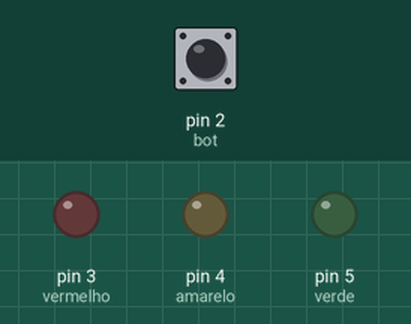
The sketch below on a simulated Arduino Uno, built with avr-gcc and run on an emulated ATmega328P. Parts: output pins drawn as LEDs (lit = HIGH). The test bench sets the inputs (shaded band); at power-on: pin 2 (bot) LOW.

Above: at 1.2 s.
1.3 s: pin 2 (bot) pulled HIGH for 0.15 s
At 2.0 s:
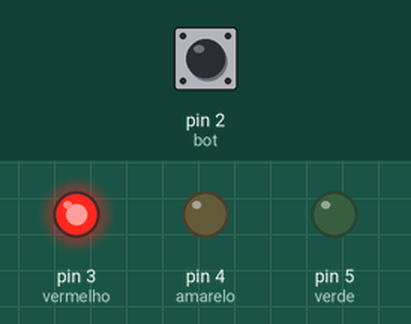
2.9 s: pin 2 (bot) pulled HIGH for 1 s
At 4.4 s:
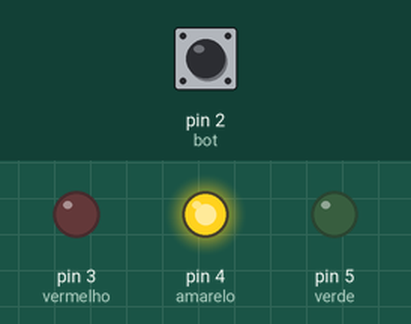
5.4 s: pin 2 (bot) pulled HIGH for 0.15 s
At 6.3 s:
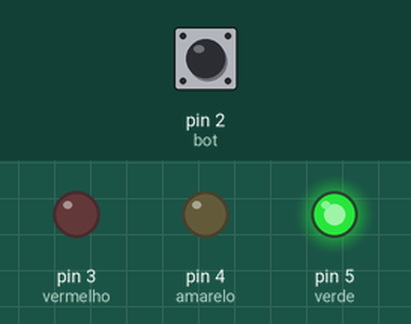
7.0 s: pin 2 (bot) pulled HIGH for 3.2 s
At 11.6 s:
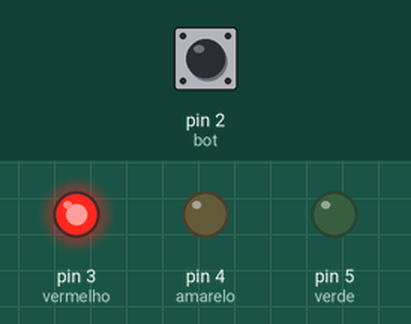
Timing chart, 0 to 12.7 s (numbered marks = the images above; inputs shaded):
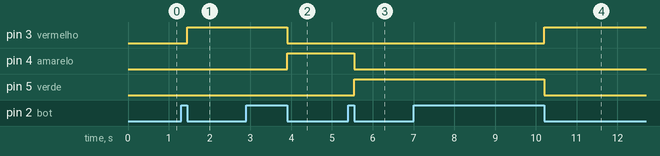

The sketch:

Ex06.ino
```cpp
int vermelho = 3;
int amarelo = 4;
int verde = 5;
int bot = 2;
bool test1 = 0;

void setup(){
  Serial.begin(9600);
  pinMode(vermelho, OUTPUT);
  pinMode(amarelo, OUTPUT);
  pinMode(verde, OUTPUT);
  pinMode(bot, INPUT);
  digitalWrite(vermelho, LOW);
  digitalWrite(verde, LOW);
  digitalWrite(amarelo, LOW);
}

void loop(){
  for(int i = 0; i < 3; i++) {
    while(true) {
      if(digitalRead(bot) == 1) {
            test1 = 1;
        }
      if(digitalRead(bot) == 0 && test1 == 1) {
        test1 = 0;
        break;
      }
    }
    switch (i) {
      case 0:
        digitalWrite(verde, LOW);
        digitalWrite(vermelho, HIGH);
        break;

      case 1:
        digitalWrite(vermelho, LOW);
        digitalWrite(amarelo, HIGH);
        break;

      case 2:
        digitalWrite(amarelo, LOW);
        digitalWrite(verde, HIGH);
        break;
    }
  }
}
```

Measured:
- after the input at 1.3 s, pin 3 (vermelho): LOW → HIGH after 0.15 s
- after the input at 2.9 s, pin 3 (vermelho): HIGH → LOW after 1.0 s; pin 4 (amarelo): LOW → HIGH after 1.0 s
- after the input at 5.4 s, pin 4 (amarelo): HIGH → LOW after 0.15 s; pin 5 (verde): LOW → HIGH after 0.15 s
- after the input at 7.0 s, pin 3 (vermelho): LOW → HIGH after 3.2 s; pin 5 (verde): HIGH → LOW after 3.2 s
